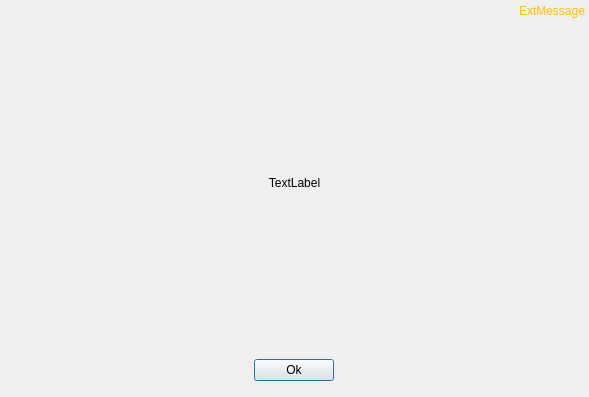
<?xml version="1.0" encoding="UTF-8"?>
<ui version="4.0">
 <class>m_Window</class>
 <widget class="QFrame" name="m_Window">
  <property name="geometry">
   <rect>
    <x>0</x>
    <y>0</y>
    <width>589</width>
    <height>397</height>
   </rect>
  </property>
  <property name="focusPolicy">
   <enum>Qt::TabFocus</enum>
  </property>
  <layout class="QVBoxLayout" name="verticalLayout">
   <property name="leftMargin">
    <number>4</number>
   </property>
   <property name="topMargin">
    <number>4</number>
   </property>
   <property name="rightMargin">
    <number>4</number>
   </property>
   <property name="bottomMargin">
    <number>16</number>
   </property>
   <item>
    <widget class="CSkinOneLineText" name="m_ExtMessage">
     <property name="sizePolicy">
      <sizepolicy hsizetype="Expanding" vsizetype="Minimum">
       <horstretch>0</horstretch>
       <verstretch>0</verstretch>
      </sizepolicy>
     </property>
     <property name="palette">
      <palette>
       <active>
        <colorrole role="WindowText">
         <brush brushstyle="SolidPattern">
          <color alpha="255">
           <red>255</red>
           <green>191</green>
           <blue>0</blue>
          </color>
         </brush>
        </colorrole>
       </active>
       <inactive>
        <colorrole role="WindowText">
         <brush brushstyle="SolidPattern">
          <color alpha="255">
           <red>255</red>
           <green>191</green>
           <blue>0</blue>
          </color>
         </brush>
        </colorrole>
       </inactive>
       <disabled>
        <colorrole role="WindowText">
         <brush brushstyle="SolidPattern">
          <color alpha="255">
           <red>120</red>
           <green>120</green>
           <blue>120</blue>
          </color>
         </brush>
        </colorrole>
       </disabled>
      </palette>
     </property>
     <property name="focusPolicy">
      <enum>Qt::NoFocus</enum>
     </property>
     <property name="text">
      <string>ExtMessage</string>
     </property>
     <property name="alignment">
      <set>Qt::AlignRight|Qt::AlignTrailing|Qt::AlignVCenter</set>
     </property>
     <property name="rowLimit" stdset="0">
      <number>1</number>
     </property>
     <property name="addheight" stdset="0">
      <number>4</number>
     </property>
     <property name="heightByContext" stdset="0">
      <bool>true</bool>
     </property>
     <property name="widthByContext" stdset="0">
      <bool>false</bool>
     </property>
     <property name="marginLeft" stdset="0">
      <number>20</number>
     </property>
     <property name="marginRight" stdset="0">
      <number>20</number>
     </property>
    </widget>
   </item>
   <item>
    <widget class="CSmoothScrollArea" name="m_ScrollArea">
     <property name="focusPolicy">
      <enum>Qt::NoFocus</enum>
     </property>
     <property name="styleSheet">
      <string notr="true">#m_ScrollArea {background-color: transparent;}
/*INCLUDE_UI_scrollbar.qss*/
</string>
     </property>
     <property name="frameShape">
      <enum>QFrame::NoFrame</enum>
     </property>
     <property name="verticalScrollBarPolicy">
      <enum>Qt::ScrollBarAsNeeded</enum>
     </property>
     <property name="horizontalScrollBarPolicy">
      <enum>Qt::ScrollBarAlwaysOff</enum>
     </property>
     <property name="sizeAdjustPolicy">
      <enum>QAbstractScrollArea::AdjustToContents</enum>
     </property>
     <property name="widgetResizable">
      <bool>true</bool>
     </property>
     <property name="alignment">
      <set>Qt::AlignCenter</set>
     </property>
     <widget class="QWidget" name="m_scrollAreaWidgetContents">
      <property name="geometry">
       <rect>
        <x>0</x>
        <y>0</y>
        <width>581</width>
        <height>313</height>
       </rect>
      </property>
      <property name="styleSheet">
       <string notr="true">#m_scrollAreaWidgetContents {background-color: transparent;}</string>
      </property>
      <layout class="QHBoxLayout" name="horizontalLayout">
       <property name="spacing">
        <number>0</number>
       </property>
       <property name="sizeConstraint">
        <enum>QLayout::SetMinAndMaxSize</enum>
       </property>
       <property name="leftMargin">
        <number>0</number>
       </property>
       <property name="topMargin">
        <number>0</number>
       </property>
       <property name="rightMargin">
        <number>0</number>
       </property>
       <property name="bottomMargin">
        <number>0</number>
       </property>
       <item>
        <widget class="CSkinOneLineText" name="m_Message">
         <property name="sizePolicy">
          <sizepolicy hsizetype="Expanding" vsizetype="Expanding">
           <horstretch>0</horstretch>
           <verstretch>0</verstretch>
          </sizepolicy>
         </property>
         <property name="focusPolicy">
          <enum>Qt::ClickFocus</enum>
         </property>
         <property name="text">
          <string>TextLabel</string>
         </property>
         <property name="alignment">
          <set>Qt::AlignCenter</set>
         </property>
         <property name="rowLimit" stdset="0">
          <number>1000</number>
         </property>
         <property name="addheight" stdset="0">
          <number>2</number>
         </property>
         <property name="heightByContext" stdset="0">
          <bool>true</bool>
         </property>
         <property name="widthByContext" stdset="0">
          <bool>false</bool>
         </property>
        </widget>
       </item>
      </layout>
     </widget>
    </widget>
   </item>
   <item>
    <spacer name="verticalSpacer">
     <property name="orientation">
      <enum>Qt::Vertical</enum>
     </property>
     <property name="sizeType">
      <enum>QSizePolicy::Fixed</enum>
     </property>
     <property name="sizeHint" stdset="0">
      <size>
       <width>20</width>
       <height>10</height>
      </size>
     </property>
    </spacer>
   </item>
   <item alignment="Qt::AlignHCenter">
    <widget class="QPushButton" name="m_OkButton">
     <property name="sizePolicy">
      <sizepolicy hsizetype="Minimum" vsizetype="Fixed">
       <horstretch>0</horstretch>
       <verstretch>0</verstretch>
      </sizepolicy>
     </property>
     <property name="styleSheet">
      <string notr="true">/*INCLUDE_UI_defaultbutton.qss*/</string>
     </property>
     <property name="text">
      <string>    Ok    </string>
     </property>
     <property name="default">
      <bool>true</bool>
     </property>
    </widget>
   </item>
  </layout>
 </widget>
 <customwidgets>
  <customwidget>
   <class>CSkinOneLineText</class>
   <extends>QLabel</extends>
   <header>skinonelinetext.h</header>
  </customwidget>
  <customwidget>
   <class>CSmoothScrollArea</class>
   <extends>QScrollArea</extends>
   <header>smoothscrollarea.h</header>
   <container>1</container>
  </customwidget>
 </customwidgets>
 <resources/>
 <connections/>
</ui>
